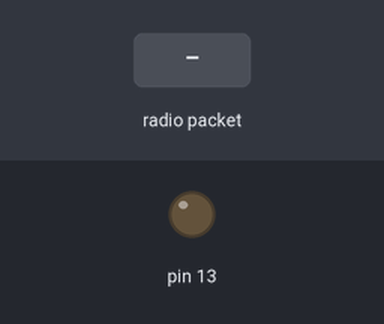
Recording of a sketch running on a simulated Arduino Uno, built with avr-gcc and run on an emulated ATmega328P. Parts: output pins drawn as LEDs (lit = HIGH). Inputs (shaded band) come from the test bench. No radio packets arrive unless stated.

Above: at 1.2 s.
1.3 s: radio packet "1" arrives
At 1.7 s:
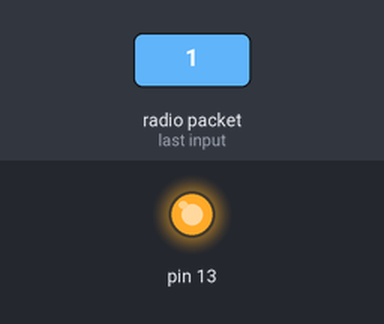
2.8 s: radio packet "0" arrives
At 4.1 s:
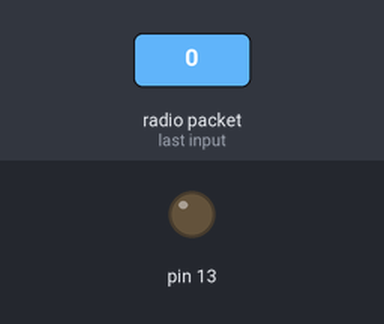
Timing chart, 0 to 5.8 s (numbered marks = the images above; inputs shaded):
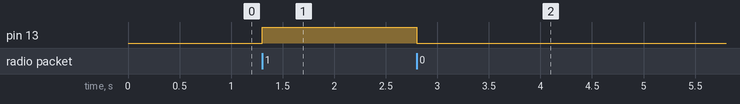

The sketch:

RS.ino
```cpp
#include <VirtualWire.h>

void setup()
{
  vw_set_ptt_inverted(true); // Required for DR3100
  vw_set_rx_pin(12);
  vw_setup(4000);  // Bits per sec
  pinMode(13, OUTPUT);
  vw_rx_start();       // Start the receiver PLL running
}

void loop()
{
  uint8_t buf[VW_MAX_MESSAGE_LEN];
  uint8_t buflen = VW_MAX_MESSAGE_LEN;

  if (vw_get_message(buf, &buflen)) // Non-blocking
  {
    if(buf[0]=='1'){
      digitalWrite(13,1);
    }
    else if(buf[0]=='0'){
      digitalWrite(13,0);
    }
  }
}
```

Measured:
- after the input at 1.3 s, pin 13: LOW → HIGH at once
- after the input at 2.8 s, pin 13: HIGH → LOW at once
